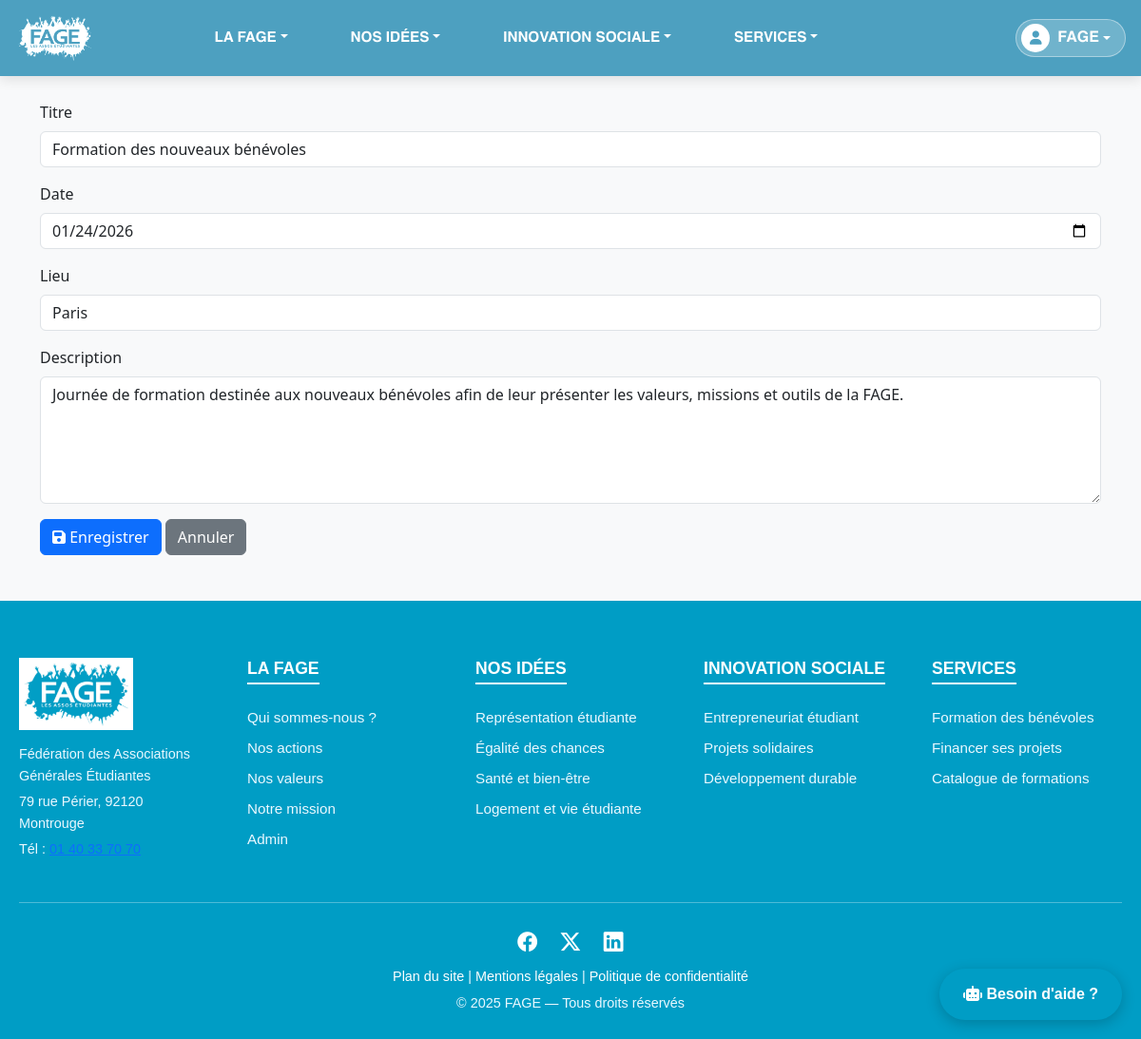
The app's page /modifier_event.php?id=1 (signed in) with its own data.
### tables this page shows
CREATE TABLE IF NOT EXISTS evenement (
                                         id_evenement INT AUTO_INCREMENT PRIMARY KEY,
                                         titre VARCHAR(150) NOT NULL,
                                         lieu VARCHAR(100) NOT NULL,
                                         date_evenement DATE NOT NULL,
                                         budget DECIMAL(10,2) NOT NULL,
                                         description TEXT
);

### modifier_event.php (the view, shortened to what this page needs)
<?php
require 'config.php';
$id = intval($_GET['id']);
$stmt = $pdo->prepare("SELECT * FROM evenement WHERE id_evenement = ?");
$stmt->execute([$id]);
$event = $stmt->fetch(PDO::FETCH_ASSOC);
?>
<?php require 'header.php'; ?>
<div class="container py-5">
    <h2 class="mb-4">Modifier l’événement</h2>
    <form method="POST" action="modifier_event_traitement.php">
        <div class="mb-3">
            <label class="form-label">Titre</label>
            <input type="text" name="titre" class="form-control"
                   value="<?= htmlspecialchars($event['titre']) ?>" required>
        </div>
        <div class="mb-3">
            <label class="form-label">Date</label>
            <input type="date" name="date_evenement" class="form-control"
                   value="<?= $event['date_evenement'] ?>" required>
        </div>
        <div class="mb-3">
            <label class="form-label">Lieu</label>
            <input type="text" name="lieu" class="form-control"
                   value="<?= htmlspecialchars($event['lieu']) ?>" required>
        </div>
        <div class="mb-3">
            <label class="form-label">Description</label>
            <textarea name="description" class="form-control" rows="5" required><?= htmlspecialchars($event['description']) ?></textarea>
        </div>
        <button type="submit" class="btn btn-primary">
            <i class="fa-solid fa-save"></i> Enregistrer
        </button>
        <a href="evenements.php" class="btn btn-secondary">Annuler</a>
    </form>
</div>
<?php require 'footer.php'; ?>

### assets/style.css (style rules this page uses)
:root { --fage-blue: #009DC5; }
body { background-color: #f8f9fa !important; margin: 0; padding: 0; font-family: 'Segoe UI', Tahoma, Geneva, Verdana, sans-serif; }
h2 { font-size: 1.75rem; font-weight: 800; margin-bottom: 20px; color: #2c3e50; }

### records on screen
evenement: titre "Formation des nouveaux bénévoles", date_evenement "01/24/2026", lieu "Paris", description "Journée de formation destinée aux nouveaux bénévoles afin de leur présenter les valeurs, missions et outils de la FAGE."

### other values on screen
$_SESSION['benevole']['prenom'] "FAGE"
